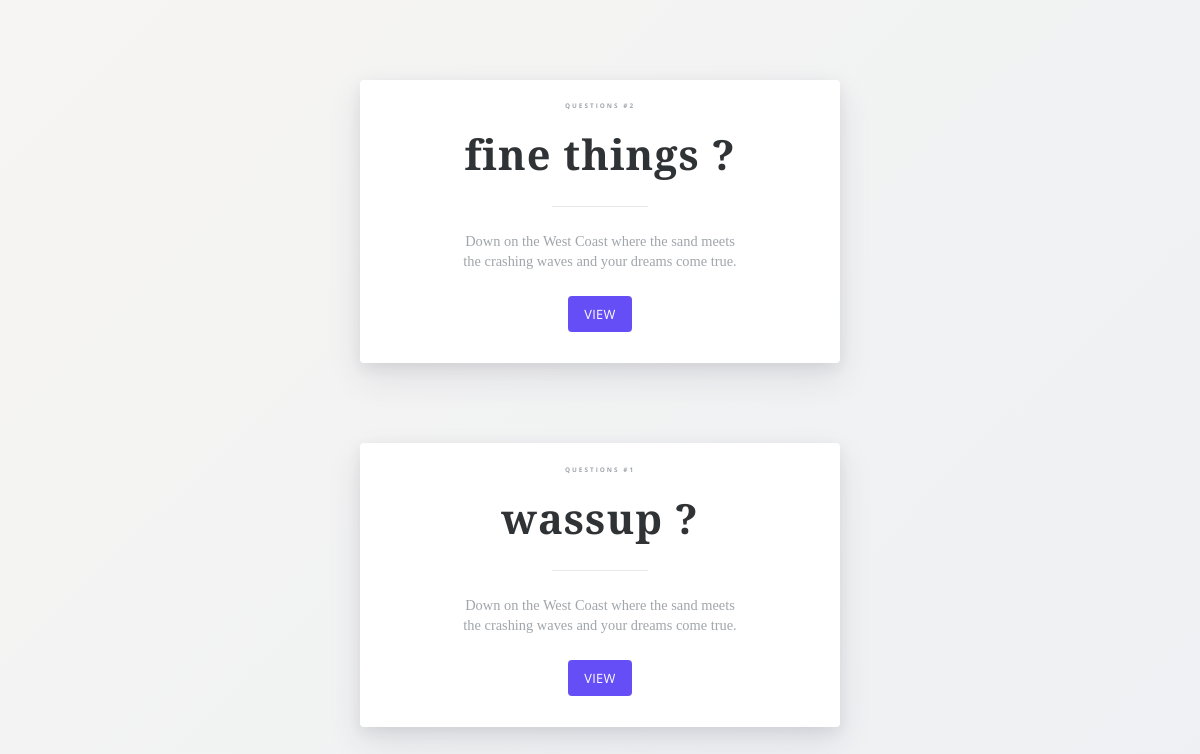
/polls/, run on an earlier commit of the app's database.
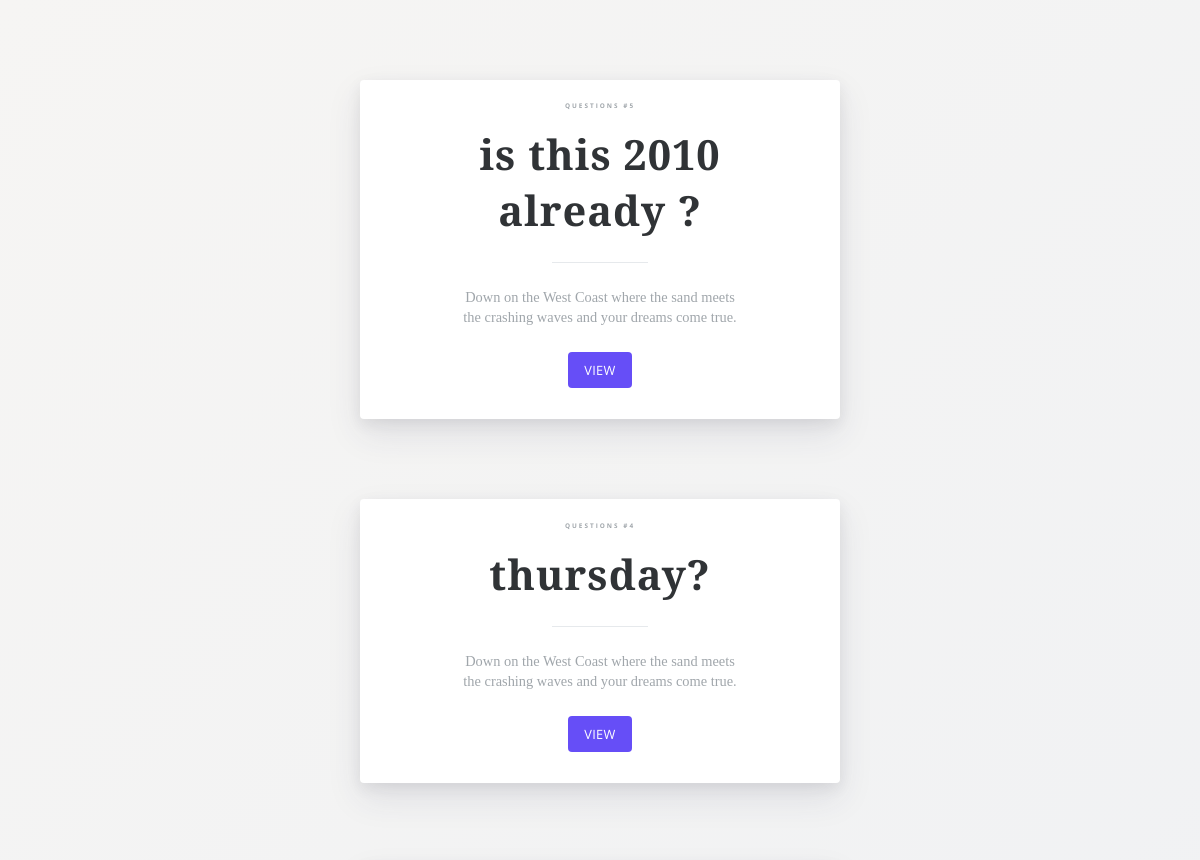
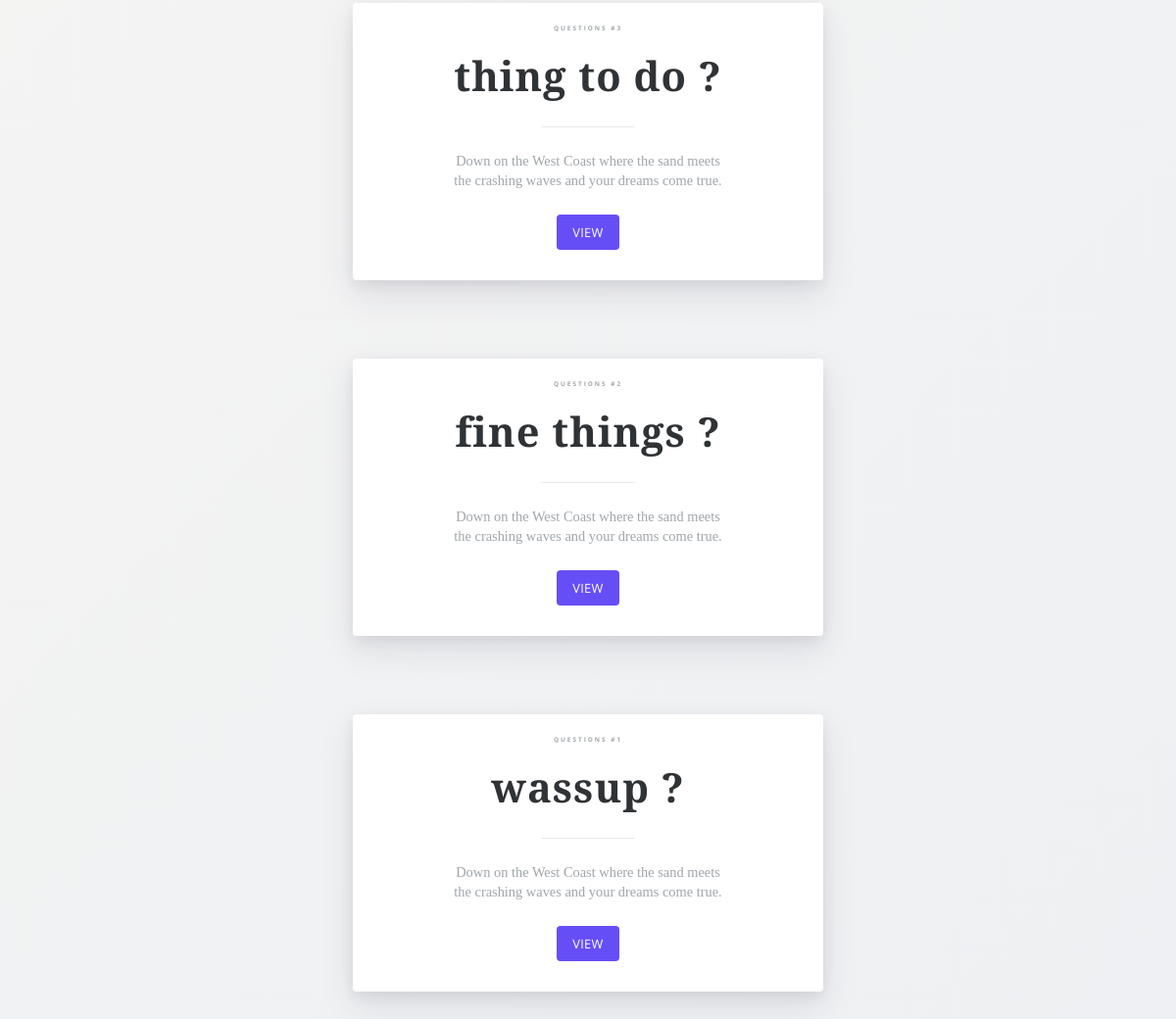
And on a later commit of the database (2 pictures, top to bottom).
### polls/models.py (models this page shows, shortened)
class Question(models.Model):
    question_text = models.CharField(max_length=200)
    pub_date = models.DateTimeField('date published')

### polls/views.py (the view)
# urls.py: path('', views.index, name='index'),
def index(request):
    latest_question_list = Question.objects.order_by('-pub_date')[:5]
    return render(request, 'polls/index.html', {'latest_question_list': latest_question_list})

### polls/templates/polls/index.html (shortened to what this page needs)
{% if latest_question_list %}
{% for question in latest_question_list %}
<div class="paper">
    <h2>Questions #{{ question.id }}</h2>
    <h1>{{ question.question_text }}</h1>
    <hr/>
    <p>Down on the West Coast where the sand meets the crashing waves and your dreams come true.</p>
    <a href="{% url 'polls:detail' question.id %}" class="btn">View</a>
    <div class="space"></div>
</div>
{% endfor %}
{% else %}
<p>No polls are available.</p>
{% endif %}

### polls/templates/polls/index.html (style rules this page uses)
* { user-select: none; transition: .3s ease; -webkit-font-smoothing: antialiased; }
.paper { margin: 10vh auto; min-width: 20vw; max-width: 60vh; min-height: 20vh; border-radius: 4px; box-shadow: 0 15px 35px rgba(50, 50, 90, 0.1), 0 5px 15px rgba(0, 0, 0, 0.07); background-image: linear-gradient( 135deg, #ABDCFF 10%, #0396FF 100%); transition: .6s ease; background: white; text-align: center; }
h1 { font-size: 2.6rem; color: #303336; letter-spacing: 1px; margin: 2vh 4vw; font-family: "Playfair Display", serif; }
h2 { font-size: .4rem; color: #A0A6AB; letter-spacing: 2px; text-transform: uppercase; font-family: "Open Sans", sans-serif; font-weight: 700; margin-bottom: 10px; }
hr { width: 20%; margin-top: 3vh; margin-bottom: 3vh; border: 0; border-bottom: 1px solid #E6E9EC; }
p { margin: 2vh 8vw; text-align: center; padding-bottom: 1vh; color: #A0A6AB; font-family: "Playfair Display", serif; font-weight: 400; font-size: .9rem; line-height: 1.25rem; }
.btn, a.btn { display: inline-block; text-transform: uppercase; cursor: pointer; text-decoration: none; line-height: 20px; border-radius: 4px; padding: 1vh 2vh; letter-spacing: .02rem; background: #664EF7; color: white; font-family: "Open Sans", sans-serif; font-size: .8rem; box-shadow: 0 0px 0px rgba(48, 51, 54, 0.1), 0 0px 0px rgba(0, 0, 0, 0); }
.btn, a.btn:hover { background: #7C66FF; box-shadow: 0 7px 14px rgba(48, 51, 54, 0.1), 0 3px 6px rgba(0, 0, 0, 0.08); transform: translateY(-1px); }
.btn, a.btn:active { box-shadow: 0 4px 6px rgba(48, 51, 54, 0.1), 0 1px 3px rgba(0, 0, 0, 0.12); transform: translateY(1px); }
.space { height: 4vh; }

What changed in the data, as far as the page shows it:
added Question: id "5", question_text "is this 2010 already ?"
added Question: id "4", question_text "thursday?"
added Question: id "3", question_text "thing to do ?"
